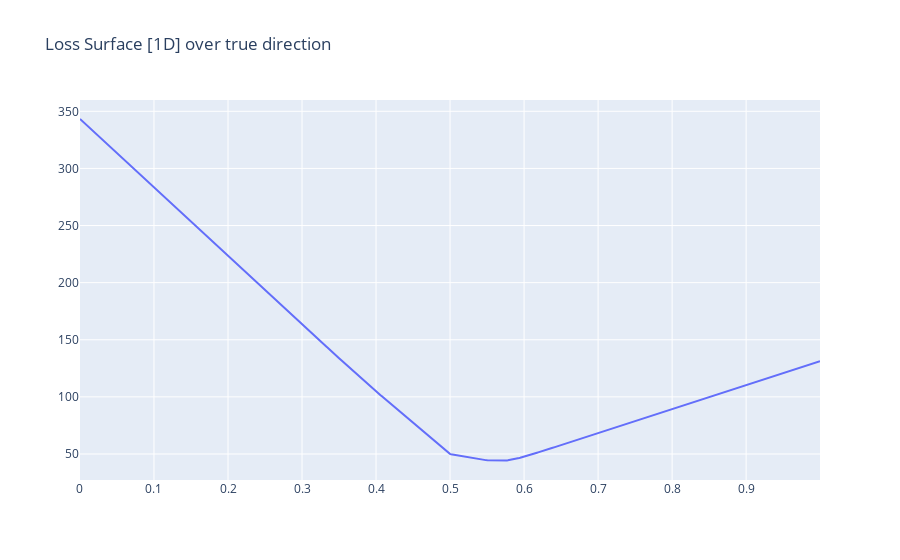

Notebook cell for this chart:
### Markdown cell above
#### In the perpendicular plane to "True" direction

### Code cell
show_1d_travel(
    direction=[-5, 7, -6],#[-45,  24, -24],
    labels = torch.Tensor(y_train[:10]), 
    observations = torch.Tensor(X_train[:10]),
    scale=1)

### Figure 1 — Plotly figure (JSON) as saved in the notebook; plotly's stock layout.template omitted (floating-point values rounded to 4 significant figures; data arrays with more than 128 entries replaced by an {"elided": "..."} marker saying what was removed)
{"data": [{"type": "scatter", "x": {"elided": "1000 float values"}, "y": {"elided": "1000 float values"}}], "layout": {"title": {"text": "Loss Surface [1D] over true direction"}}}
